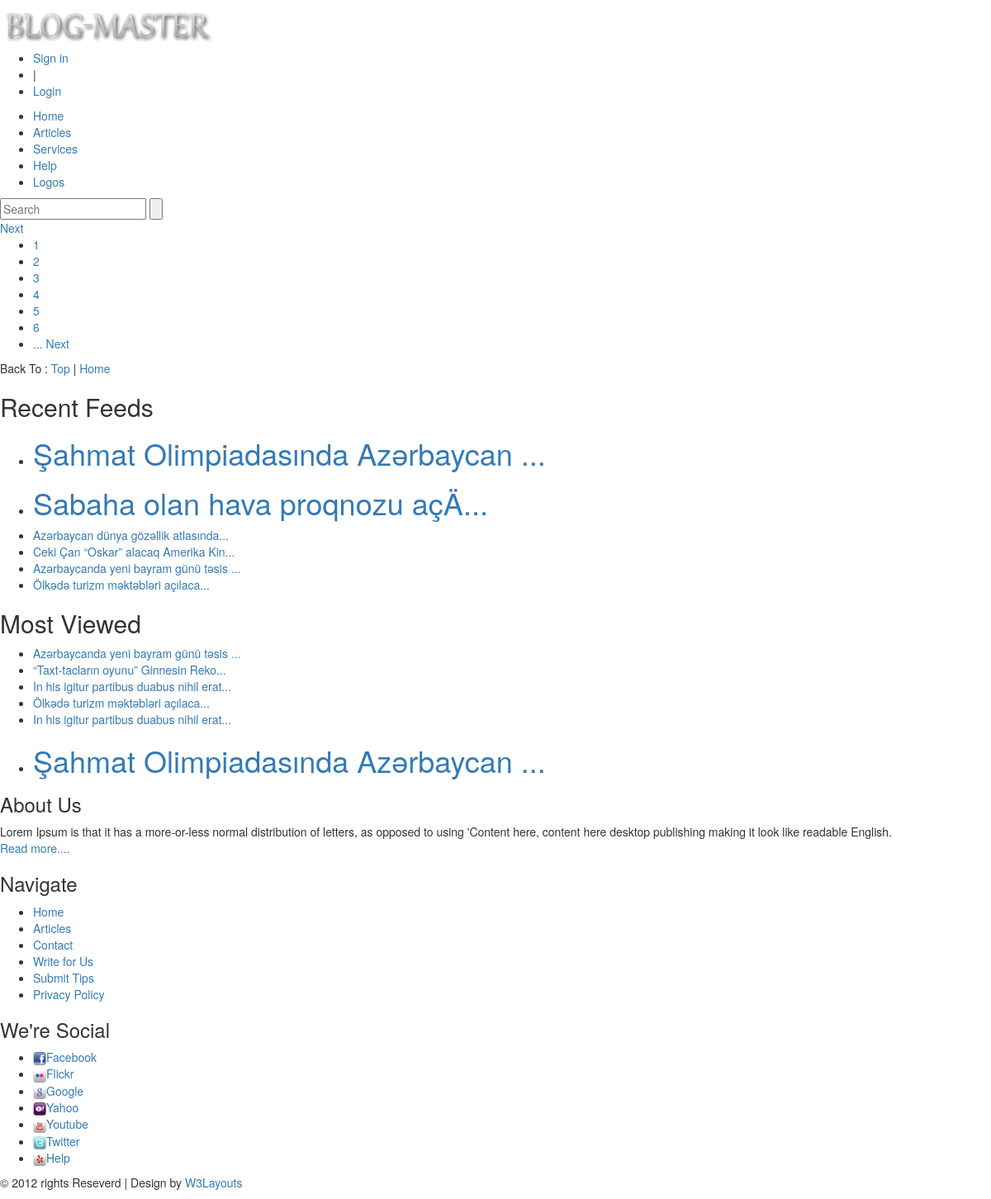
/week10day04/search.php, run on the app's committed database.
### tables this page shows
CREATE TABLE `menu` (
  `id` int(5) NOT NULL,
  `name` varchar(50) NOT NULL,
  `href` varchar(100) NOT NULL
);

CREATE TABLE `post` (
  `id` int(10) NOT NULL,
  `heading` varchar(400) NOT NULL,
  `paragraph` text NOT NULL,
  `img` varchar(150) NOT NULL,
  `author` varchar(200) NOT NULL,
  `date` date NOT NULL,
  `click` int(10) NOT NULL
);

### week10day04/db.php (called while the page is built, shortened)
<?php
class Database{
    public $connect;
    public function __construct($host,$username,$password,$db_name){
        $this->host=$host;
        $this->username=$username;
        $this->password=$password;
        $this->db_name=$db_name;
        $this->connect=mysqli_connect($this->host,$this->username,$this->password,$this->db_name);
    }
     public function orderInReverse($tablename, $col, $limit){
        $sql ="select * from $tablename order by $col desc limit $limit";
        $query=mysqli_query($this->connect, $sql);
        return $query;
    }
     public function select($tablename, $id){
        if($id=="*"){
            $sql ="SELECT * FROM $tablename";
        }
        else{
            $sql ="SELECT * FROM $tablename WHERE id=$id";
        }
        $query=mysqli_query($this->connect, $sql);
        return $query;
    }
}
$blog=new Database("localhost","root","","blog");

### week10day04/search.php (the view, shortened to what this page needs)
<?php include "db.php";
?>
<!DOCTYPE HTML>
<html>
<head>
<link href="css/bootstrap.min.css" rel="stylesheet" type="text/css" media="all"/>
<link href="css/style.css" rel="stylesheet" type="text/css" media="all"/>
</head>
<body>
<div class="header">
	<div class="header_top">
		<div class="wrap">
			<div class="logo">
			     <a href="index.php"><img src="images/logo.png" alt="" /></a>
			</div>
			<div class="login_button">
			    <ul>
			    <li><a href="#">Sign in</a><li> |
			    <li><a href="login.php">Login</a></li>
			    </ul>
			</div>
		</div>
	</div>
	<div class="header_bottom">
		<div class="wrap">
			<div class="menu">
			    <ul>
                  <?php
                    $query=$blog->select("menu","*");
                    while ($row=mysqli_fetch_assoc($query)){?>
			    	<li><a href="<?=$row['href']?>"><?=$row['name']?></a></li>
                    <?php } ?>
			    </ul>
			</div>
			<div class="search_box">
			    <form action="search.php" method="post">
			    <input type="text"  name="searchfor" placeholder="Search">
                <input type="submit" value="" name="search">
			    </form>
			</div>
		</div>
	</div>
</div>
<div class="wrap">
	<div class="main">
		<div class="content">
		<div class="page_links">
			<div class="next_button">
				 <a href="#">Next</a>
			</div>
			<div class="page_numbers">
			    <ul>
				<li><a href="#">1</a>
				<li><a href="#">2</a>
				<li><a href="#">3</a>
				<li><a href="#">4</a>
				<li><a href="#">5</a>
				<li><a href="#">6</a>
				<li><a href="#">... Next</a>
				</ul>
			</div>
			<div class="page_bottom">
				<p>Back To : <a href="#">Top</a> |  <a href="#">Home</a></p>
			</div>
		</div>
		</div>
	<div class="sidebar">
		<div class="side_top">
		    <h2>Recent Feeds</h2>
			<div class="list1">
				 <ul>
                     <?php
                     $query=$blog->orderInReverse("post","id","6");
                     while ($row=mysqli_fetch_assoc($query)){?>
                     <li><a href="single.php?id=<?=$row["id"]?>" >
                         <?= substr($row['heading'], 0, 40)?>...
                         </a></li>
                    <?php } ?>
				</ul>
			</div>
		</div>
	<div class="side_bottom">
	    <h2>Most Viewed</h2>
		<div class="list2">
		    <ul>
                <?php
                $query=$blog->orderInReverse("post","click","6");
                while ($row=mysqli_fetch_assoc($query)){?>
                <li><a href="single.php?id=<?=$row["id"]?>" >
                    <?= substr($row['heading'], 0, 40)?>...
                </a></li>
                <?php } ?>
            </ul>
		</div>
	</div>
	</div>
	</div>
</div>
<div class="footer">
	<div class="wrap">
		<div class="footer_grid1">
			<h3>About Us</h3>
			<p>Lorem Ipsum is that it has a more-or-less normal distribution of letters, as opposed to using 'Content here, content here desktop publishing making it look like readable English.<br><a href="#">Read more....</a></p>
		</div>
		<div class="footer_grid2">
			<h3>Navigate</h3>
				<div class="f_menu">
					<ul>
				       <li><a href="index.html">Home</a></li>
				       <li><a href="single.html">Articles</a></li>
				       <li><a href="contact.html">Contact</a></li>
				       <li><a href="#">Write for Us</a></li>
				       <li><a href="#">Submit Tips</a></li>
				       <li><a href="#">Privacy Policy</a></li>
				   </ul>
				</div>
		</div>
	<div class="footer_grid3">
		<h3>We're Social</h3>
		<div class="img_list">
		    <ul>
		     <li><img src="images/facebook.png" alt="" /><a href="#">Facebook</a></li>
		     <li><img src="images/flickr.png" alt="" /><a href="#">Flickr</a></li>
		     <li><img src="images/google.png" alt="" /><a href="#">Google</a></li>
		     <li><img src="images/yahoo.png" alt="" /><a href="#">Yahoo</a></li>
		     <li><img src="images/youtube.png" alt="" /><a href="#">Youtube</a></li>
		     <li><img src="images/twitter.png" alt="" /><a href="#">Twitter</a></li>
		     <li><img src="images/yelp.png" alt="" /><a href="#">Help</a></li>
		    </ul>
		</div>
	</div>
	</div>
</div>
	<div class="f_bottom">
		<p>© 2012 rights Reseverd | Design by<a href="http://w3layouts.com/"> W3Layouts</a></p>
	</div>
</body>
</html>

### data on the page
menu: name "Home"
menu: name "Articles"
menu: name "Services"
menu: name "Help"
menu: name "Logos"
post: heading "Şahmat Olimpiadasında Azərbaycan"
post: heading "Sabaha olan hava proqnozu açÄ"
post: heading "Azərbaycan dünya gözəllik atlasında"
post: heading "Ceki Çan “Oskar” alacaq Amerika Kin"
post: heading "Azərbaycanda yeni bayram günü təsis"
post: heading "Ölkədə turizm məktəbləri açılaca"
post: heading "“Taxt-tacların oyunu” Ginnesin Reko"
post: heading "In his igitur partibus duabus nihil erat"
post: heading "In his igitur partibus duabus nihil erat"
